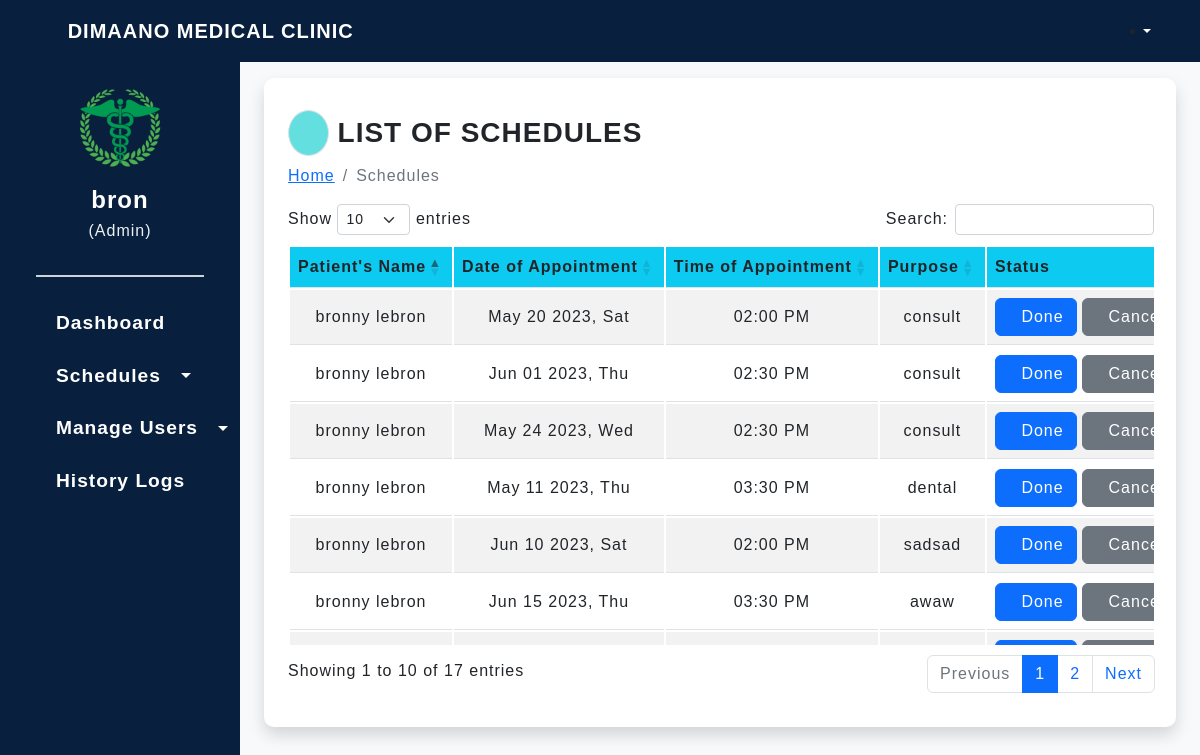
Screenshot of /superAdmin/schedulesAdmin.php (signed in) with the database file from the repository.
### tables this page shows
CREATE TABLE `schedule` (
  `id` int(11) NOT NULL,
  `patient` text NOT NULL,
  `date` date NOT NULL,
  `time_sched` text NOT NULL,
  `service` text NOT NULL,
  `contact_sched` text NOT NULL,
  `status` text NOT NULL,
  `notify_status` text NOT NULL
);

### superAdmin/schedulesAdmin.php (the view, shortened to what this page needs)
<?php
include_once '../database/dbconn.php';
?>
<!DOCTYPE html>
<html lang="en">
<head>
    <link rel="stylesheet" href="../css/bootstrap.min.css">
    <link rel="stylesheet" href="../css/googleFonts.css">
    <link rel="stylesheet" href="../css/main.css">
    <link rel="stylesheet" href="../css/dataTables.min.css">
    <link rel="stylesheet" href="https://cdn.datatables.net/responsive/2.4.1/css/responsive.dataTables.min.css">
</head>
<body>
    <?php include('include/navbar_admin.php') ?>
    <div class="d-flex bg-light" id="wrapper">
        <?php include('include/sidebar_admin.php') ?>
        <div id="page-content-wrapper">
            <div class="container-fluid mt-3 px-4">
                <div class="bg-white p-4 shadow mb-4">
                    <div class="d-flex justify-content-between">
                        <h3 class="mt-2 text-uppercase fw-bold"><i class="fa-solid fa-calendar-days border rounded-circle secondary-bg2 p-2"></i> List of Schedules</h3>
                    </div>
                    <nav aria-label="breadcrumb">
                        <ol class="breadcrumb">
                            <li class="breadcrumb-item"><a href="home.php">Home</a></li>
                            <li class="breadcrumb-item active" aria-current="page">Schedules</li>
                        </ol>
                    </nav>
                    <div class="row">
                        <div class="col">
                            <table class="table table-striped display nowrap" id="tableSchedule" style="width: 100%;">
                                <thead class="bg-info">
                                    <tr>
                                        <th scope="col">Patient's Name</th>
                                        <th scope="col">Date of Appointment</th>
                                        <th scope="col">Time of Appointment</th>
                                        <th scope="col">Purpose</th>
                                        <th scope="col">Status</th>
                                    </tr>
                                </thead>
                                <?php
                                $result = $mysqli->query("SELECT * FROM schedule ORDER BY id asc");
                                ?>
                                <tbody class="align-middle text-center">
                                    <?php while ($users = $result->fetch_assoc()) {
                                        $d = $users['date'];
                                        $a = explode(" ", $d);
                                        [$su] = $a;
                                        $newdate = date("M d Y, D", strtotime($su));
                                    ?>
                                        <tr>
                                            <td><?php echo $users['patient'] ?></td>
                                            <td><?php echo $newdate ?></td>
                                            <td><?php echo $users['time_sched'] ?></td>
                                            <td><?php echo $users['service'] ?></td>
                                            <td>
                                                <a href="../process.php?approve_status=<?php echo $users['id'] ?>" class="btn btn-primary"><i class="fa-solid fa-check"></i>Done</a>
                                                <a href="../process.php?cancel_status=<?php echo $users['id'] ?>" class="btn btn-secondary"><i class="fa-solid fa-xmark"></i>Cancel</a>
                                            </td>
                                        </tr>
                                    <?php } ?>
                                </tbody>
                            </table>
                        </div>
                    </div>
                </div>
            </div>
        </div>
    </div>
</body>
</html>

### css/main.css (style rules this page uses)
:root { --second-bg-color: #c1efde; --blue: #64dfdf; }
* { margin: 0; padding: 0; box-sizing: border-box; letter-spacing: 1px; font-family: 'Poppins', sans-serif; }
.secondary-bg2 { background-color: var(--blue); }
.bg-white { border-radius: 10px; }
#page-content-wrapper { min-width: 100vw; }
@media (min-width: 1024px) { #page-content-wrapper { min-width: 0; width: 100%; } }

### superAdmin/schedulesAdmin.php (style rules this page uses)
table thead { position: sticky; top: -1px; }

### rows the page displays
schedule: patient "bronny lebron", newdate "May 20 2023, Sat", time_sched "02:00 PM", service "consult"
schedule: patient "bronny lebron", newdate "Jun 01 2023, Thu", time_sched "02:30 PM", service "consult"
schedule: patient "bronny lebron", newdate "May 24 2023, Wed", time_sched "02:30 PM", service "consult"
schedule: patient "bronny lebron", newdate "May 11 2023, Thu", time_sched "03:30 PM", service "dental"
schedule: patient "bronny lebron", newdate "Jun 10 2023, Sat", time_sched "02:00 PM", service "sadsad"
schedule: patient "bronny lebron", newdate "Jun 15 2023, Thu", time_sched "03:30 PM", service "awaw"

### other values shown
$_SESSION['greet'] "bron"
